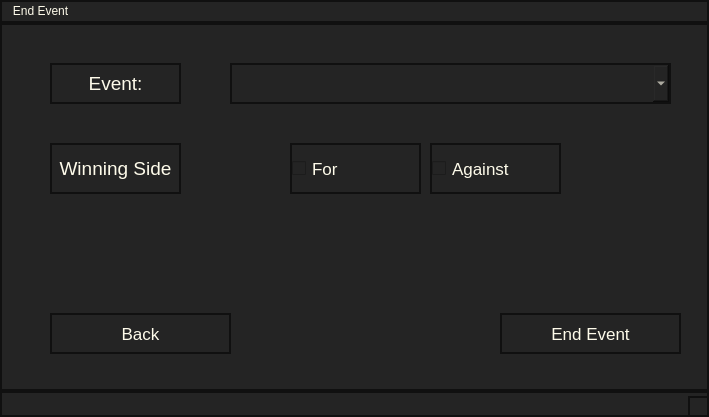
<?xml version="1.0" encoding="UTF-8"?>
<ui version="4.0">
 <class>MainWindow</class>
 <widget class="QMainWindow" name="MainWindow">
  <property name="geometry">
   <rect>
    <x>0</x>
    <y>0</y>
    <width>709</width>
    <height>417</height>
   </rect>
  </property>
  <property name="windowTitle">
   <string>MainWindow</string>
  </property>
  <property name="styleSheet">
   <string notr="true">background-color: rgb(36, 36, 36);
color: rgb(254, 251, 234);
border: 2px solid rgb(16, 16, 16);</string>
  </property>
  <widget class="QWidget" name="centralwidget">
   <widget class="QComboBox" name="SelectEvent">
    <property name="geometry">
     <rect>
      <x>230</x>
      <y>40</y>
      <width>441</width>
      <height>41</height>
     </rect>
    </property>
    <property name="font">
     <font>
      <pointsize>12</pointsize>
     </font>
    </property>
    <item>
     <property name="text">
      <string/>
     </property>
    </item>
   </widget>
   <widget class="QCheckBox" name="Agaisnt">
    <property name="geometry">
     <rect>
      <x>430</x>
      <y>120</y>
      <width>131</width>
      <height>51</height>
     </rect>
    </property>
    <property name="font">
     <font>
      <pointsize>13</pointsize>
     </font>
    </property>
    <property name="text">
     <string>Against</string>
    </property>
   </widget>
   <widget class="QPushButton" name="Back">
    <property name="geometry">
     <rect>
      <x>50</x>
      <y>290</y>
      <width>181</width>
      <height>41</height>
     </rect>
    </property>
    <property name="font">
     <font>
      <pointsize>13</pointsize>
     </font>
    </property>
    <property name="text">
     <string>Back</string>
    </property>
   </widget>
   <widget class="QCheckBox" name="For">
    <property name="geometry">
     <rect>
      <x>290</x>
      <y>120</y>
      <width>131</width>
      <height>51</height>
     </rect>
    </property>
    <property name="font">
     <font>
      <pointsize>13</pointsize>
     </font>
    </property>
    <property name="text">
     <string>For</string>
    </property>
   </widget>
   <widget class="QLabel" name="label_2">
    <property name="geometry">
     <rect>
      <x>50</x>
      <y>40</y>
      <width>131</width>
      <height>41</height>
     </rect>
    </property>
    <property name="font">
     <font>
      <pointsize>14</pointsize>
     </font>
    </property>
    <property name="text">
     <string>Event:</string>
    </property>
    <property name="alignment">
     <set>Qt::AlignCenter</set>
    </property>
   </widget>
   <widget class="QPushButton" name="EndEvent">
    <property name="geometry">
     <rect>
      <x>500</x>
      <y>290</y>
      <width>181</width>
      <height>41</height>
     </rect>
    </property>
    <property name="font">
     <font>
      <pointsize>13</pointsize>
     </font>
    </property>
    <property name="text">
     <string>End Event</string>
    </property>
   </widget>
   <widget class="QLabel" name="label_4">
    <property name="geometry">
     <rect>
      <x>50</x>
      <y>120</y>
      <width>131</width>
      <height>51</height>
     </rect>
    </property>
    <property name="font">
     <font>
      <pointsize>14</pointsize>
     </font>
    </property>
    <property name="text">
     <string>Winning Side</string>
    </property>
    <property name="alignment">
     <set>Qt::AlignCenter</set>
    </property>
   </widget>
  </widget>
  <widget class="QMenuBar" name="menubar">
   <property name="geometry">
    <rect>
     <x>0</x>
     <y>0</y>
     <width>709</width>
     <height>25</height>
    </rect>
   </property>
   <widget class="QMenu" name="menuEnd_Event">
    <property name="title">
     <string>End Event</string>
    </property>
   </widget>
   <addaction name="menuEnd_Event"/>
  </widget>
  <widget class="QStatusBar" name="statusbar"/>
 </widget>
 <resources/>
 <connections/>
</ui>
